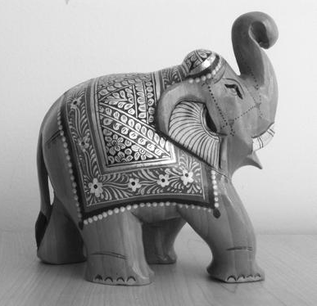
#> input picture images/match_scene01_2.png, 317 x 306 px, shrunk from 387 x 374 before the run
$ jupyter execute proj1.ipynb
#> lines starting #> are read from the running program, lines starting #| are printed output that depends on the picture
# LAB WORK NO.1 - Homographies for Computer Vision

## Table of contents

1. [Required libraries](#Required-libraries)

2. [Load the images](#Load-the-images)

2. [Task 1](#Task-1)

3. [Task 2](#Task-2)

4. [Task 3](#Task-3)

5. [Task 4](#Task-4)

## Required libraries
[[go back to the top] ](#Table-of-contents)

[cell 1]
import cv2
import os
import numpy as np
import matplotlib.pyplot as plt

## Load the images
[[go back to the top] ](#Table-of-contents)

[cell 2]
# Define img dir in a var
image_dir = "images/"

## Task 1
[[go back to the top] ](#Table-of-contents)

[cell 3]
# Load object and scene images
# Comment out the examples you don't want to run

# example 1: wally and wally_scene
# object_img = cv2.imread(os.path.join(image_dir, 'wally.png'))
# scene_img = cv2.imread(os.path.join(image_dir, 'find_wally.jpeg'))
# example 2: box and box_scene
# object_img = cv2.imread(os.path.join(image_dir, 'match_box01a_1.png'))
# scene_img = cv2.imread(os.path.join(image_dir, 'match_box01a_2.png'))
# example 3: elephant and scene
object_img = cv2.imread(os.path.join(image_dir, 'match_scene01_2.png'))
#> object_img is the input picture: shape (306, 317, 3); min 7, max 255, mean 155.9
scene_img = cv2.imread(os.path.join(image_dir, 'match_scene01_3.png'))
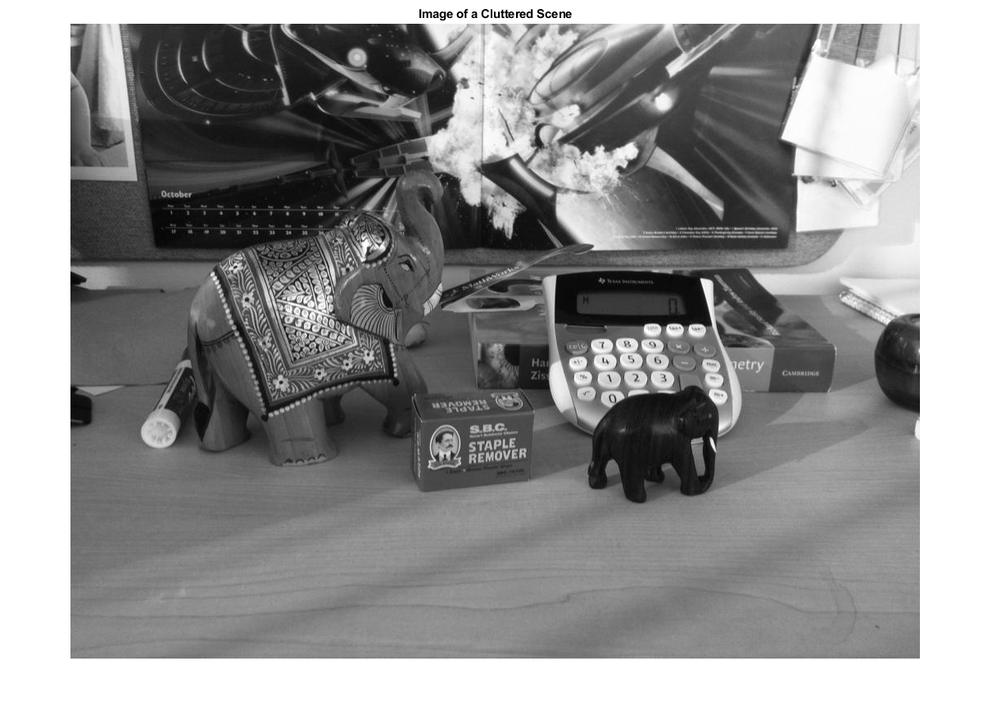
#> input picture images/match_scene01_3.png, 992 x 711 px, shrunk from 1211 x 868 before the run
#> scene_img is the input picture: shape (711, 992, 3); min 0, max 255, mean 145.7
# example 4: box2 and scene
# object_img = cv2.imread(os.path.join(image_dir, 'match_scene01_1.png'))
# scene_img = cv2.imread(os.path.join(image_dir, 'match_scene01_3.png'))

[cell 4]
# Convert images to grayscale
object_gray = cv2.cvtColor(object_img, cv2.COLOR_BGR2GRAY)
scene_gray = cv2.cvtColor(scene_img, cv2.COLOR_BGR2GRAY)

# Display
plt.figure(figsize=(10,10))
plt.subplot(121),plt.imshow(object_gray, cmap = 'gray')
plt.title('Object Image'), plt.xticks([]), plt.yticks([])
plt.subplot(122),plt.imshow(scene_gray, cmap = 'gray')
plt.title('Scene Image'), plt.xticks([]), plt.yticks([])
plt.show()
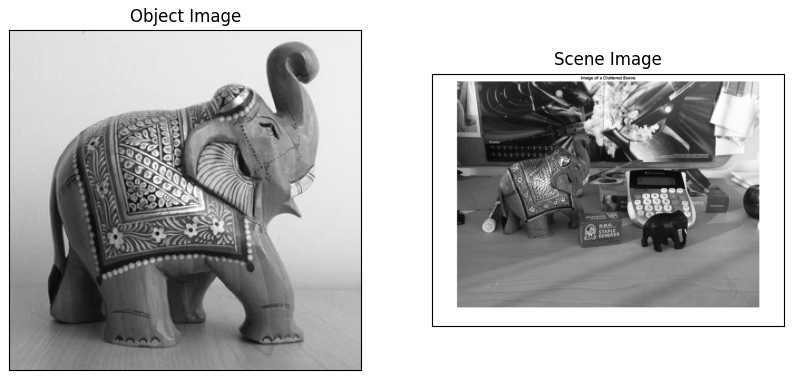
#> figure drawn by matplotlib, 2 panels

### Key Points and Descriptors detection

Run one of the following cells to detect the keypoints and descriptors of the images.
- SIFT
- ORB
- AKAZE
- BRISK
- KAZE

#### SIFT

[cell 5]
# Feature detector
# SIFT-0 (Scale Invariant Feature Transform)
# ORB-1 (Oriented FAST and Rotated BRIEF)
# BRISK-2 (Binary Robust Invariant Scalable Keypoints)
# KAZE-3 (Accelerated-SIFT)
# AKAZE-4 (Accelerated-KAZE)
option = 0
match option:
    case 0:
        fd =cv2.SIFT_create()
    case 1:
        fd =cv2.ORB_create()
    case 2:
        fd =cv2.BRISK_create()
    case 3:
        fd =cv2.KAZE_create()
    case 4:
        fd =cv2.AKAZE_create()
    case _:
        fd =cv2.SIFT_create()

# Find the keypoints and descriptors

kp1, des1 = fd.detectAndCompute(object_gray,None)
#> kp1 = 606 keypoints; strongest (x, y, size): (133, 183, 2.4), (187, 175, 2.2), (251, 35, 27.7), (140, 159, 2.2)
kp2, des2 = fd.detectAndCompute(scene_gray,None)
#> kp2 = 2445 keypoints; strongest (x, y, size): (460, 15, 1.8), (529, 15, 1.8), (548, 15, 1.8), (502, 12, 1.9)

### Matching

[cell 6]
# TODO TRY ANOTHER MATCHER
# Match descriptors
bf = cv2.BFMatcher()
matches = bf.knnMatch(des1,des2,k=2)
#> matches = 606 matches

### Outliers removal

##### Lowe Ratio Test

[cell 7]
# TODO: test different ratio values
# Apply ratio test
good = []
for match_pair in matches:
    if len(match_pair) == 2:
        m, n = match_pair
        if m.distance < 0.75 * n.distance:
            good.append(m)
#> after the loop, good = 118 matches

##### RANSAC

[cell 8]
# TODO: test different parameters; influence of using the RANSAC method or not

# Draw matches
img_matches = cv2.drawMatches(object_img, kp1, scene_img, kp2, good, None, flags=cv2.DrawMatchesFlags_NOT_DRAW_SINGLE_POINTS)
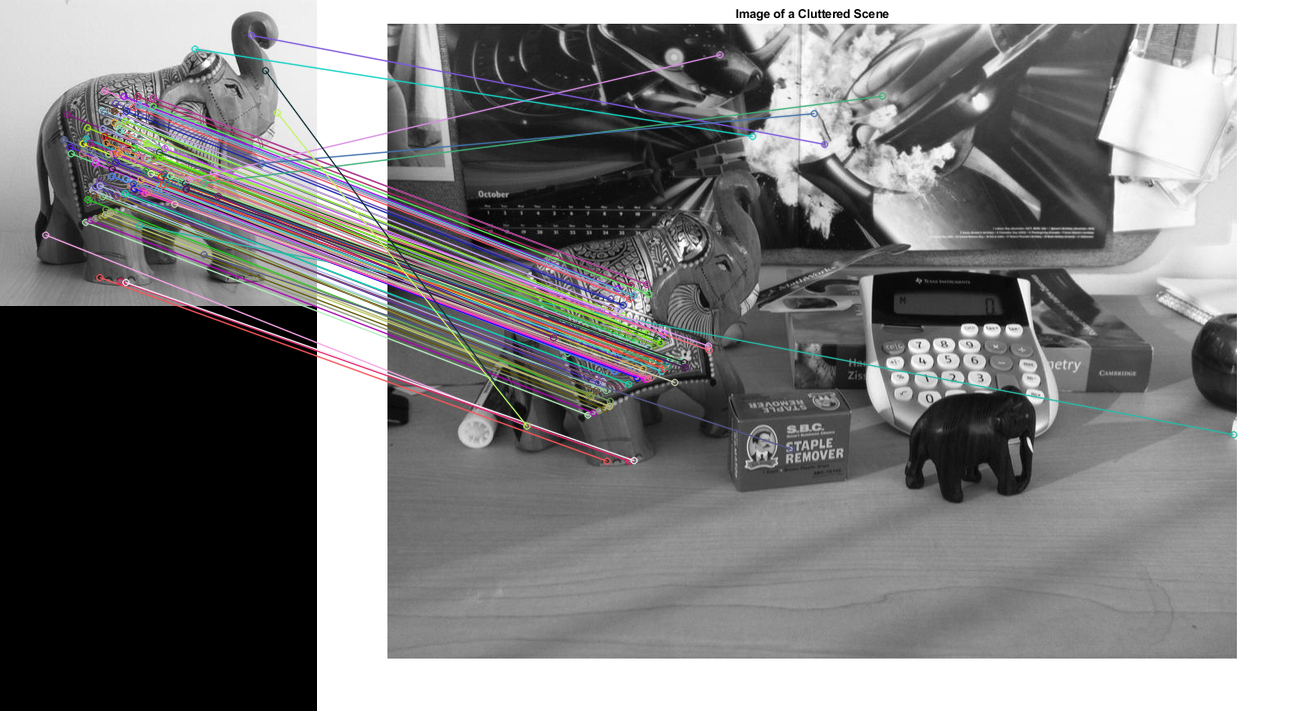
#> img_matches: shape (711, 1309, 3); mean B, G, R 127.1, 126.7, 127.1
img_matches = cv2.cvtColor(img_matches, cv2.COLOR_BGR2RGB)
src_pts = np.float32([ kp1[m.queryIdx].pt for m in good ]).reshape(-1,1,2)
#> src_pts = 118 rows, first 8: [45.33, 234.6], [63.6, 139.2], [67.05, 114.3], [69.77, 146.7], [70.79, 153.2], [81.99, 153.1], [82.78, 143.2], [83.85, 150.2]
dst_pts = np.float32([ kp2[m.trainIdx].pt for m in good ]).reshape(-1,1,2)
#> dst_pts = 118 rows, first 8: [209.5, 425.6], [239.8, 339.5], [240.8, 314.8], [248.3, 346], [250.2, 352.8], [263.7, 352.7], [263.9, 343.1], [265.6, 349.9]

# Find the object in the scene
object_corners = np.float32([[0, 0], [object_img.shape[1], 0], [object_img.shape[1], object_img.shape[0]], [0, object_img.shape[0]]])
#> object_corners = [[0, 0], [317, 0], [317, 306], [0, 306]]
scene_corners, _ = cv2.findHomography(src_pts, dst_pts, cv2.RANSAC)
#> scene_corners = [[1.57, 0.272, 142.7], [0.167, 1.37, 195.7], [0.00108, 0.000643, 1]]
scene_corners = cv2.perspectiveTransform(object_corners.reshape(-1, 1, 2), scene_corners).reshape(-1, 2)
#> scene_corners = [[142.7, 195.7], [478, 185.4], [470.9, 435.1], [188.7, 514.8]]

# Draw lines around the object in the scene
for i in range(4):
    pt1 = (int(scene_corners[i][0] + object_img.shape[1]), int(scene_corners[i][1]))
    pt2 = (int(scene_corners[(i+1)%4][0] + object_img.shape[1]), int(scene_corners[(i+1)%4][1]))
    cv2.line(img_matches, pt1, pt2, (0, 255, 0), 4)
#> this loop made 4 passes
#> (pt1, pt2) on passes 1 to 4: ((459, 195), (794, 185)), ((794, 185), (787, 435)), ((787, 435), (505, 514)), ((505, 514), (459, 195))
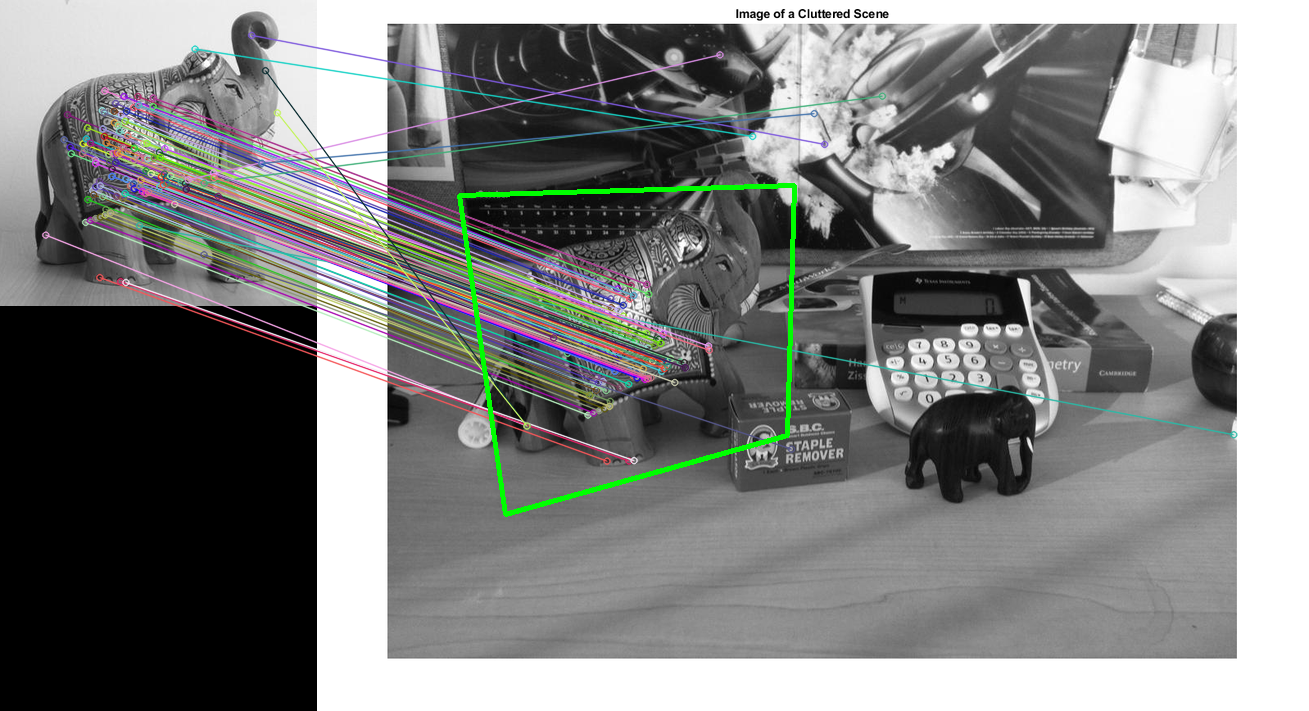
#> img_matches: shape (711, 1309, 3); mean R, G, B 126.5, 127.8, 126.5


# Show detected matches
plt.figure(figsize=(30,30))
plt.imshow(img_matches, cmap = 'gray')
#plt.savefig('results/task1/wally.png')
plt.show()
